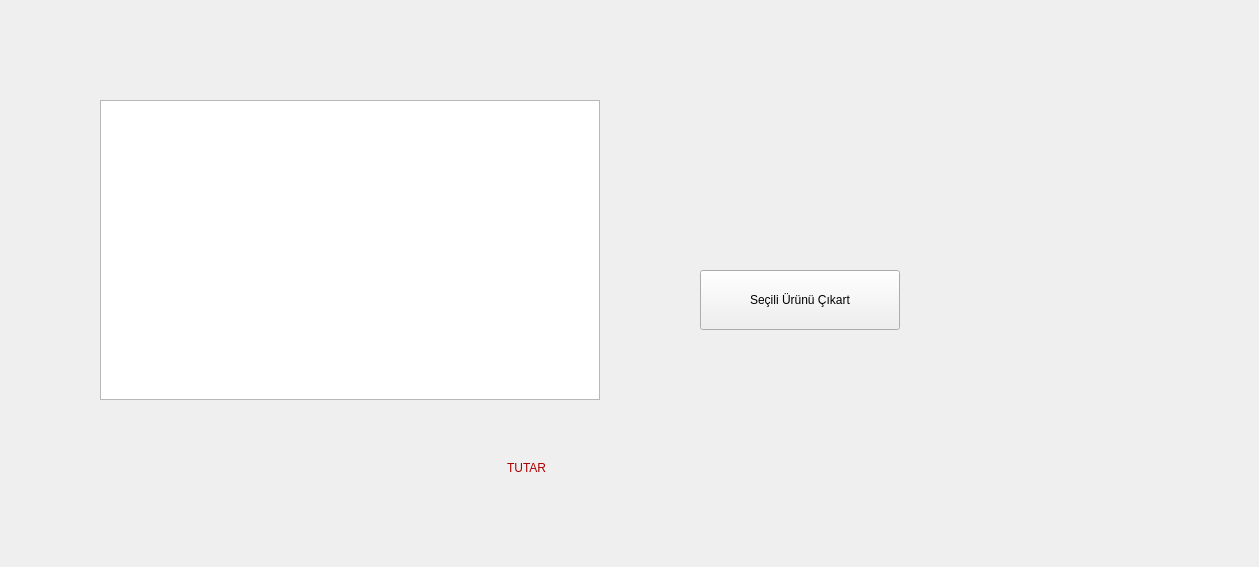
<?xml version="1.0" encoding="UTF-8"?>
<ui version="4.0">
 <class>Form</class>
 <widget class="QWidget" name="Form">
  <property name="geometry">
   <rect>
    <x>0</x>
    <y>0</y>
    <width>1259</width>
    <height>567</height>
   </rect>
  </property>
  <property name="windowTitle">
   <string>Form</string>
  </property>
  <widget class="QTableView" name="tableView2">
   <property name="geometry">
    <rect>
     <x>100</x>
     <y>100</y>
     <width>500</width>
     <height>300</height>
    </rect>
   </property>
  </widget>
  <widget class="QPushButton" name="dele">
   <property name="geometry">
    <rect>
     <x>700</x>
     <y>270</y>
     <width>200</width>
     <height>60</height>
    </rect>
   </property>
   <property name="text">
    <string>Seçili Ürünü Çıkart</string>
   </property>
  </widget>
  <widget class="QLabel" name="price_info">
   <property name="geometry">
    <rect>
     <x>450</x>
     <y>450</y>
     <width>150</width>
     <height>35</height>
    </rect>
   </property>
   <property name="styleSheet">
    <string notr="true">font: 30pt &quot;MS Shell Dlg 2&quot;;
color:rgb(170, 0, 0) ;</string>
   </property>
   <property name="text">
    <string> TUTAR</string>
   </property>
   <property name="alignment">
    <set>Qt::AlignCenter</set>
   </property>
  </widget>
  <widget class="QLabel" name="price">
   <property name="geometry">
    <rect>
     <x>660</x>
     <y>450</y>
     <width>150</width>
     <height>35</height>
    </rect>
   </property>
   <property name="styleSheet">
    <string notr="true">font: 30pt &quot;MS Shell Dlg 2&quot;;
color:rgb(170, 0, 0) ;</string>
   </property>
   <property name="text">
    <string/>
   </property>
   <property name="alignment">
    <set>Qt::AlignCenter</set>
   </property>
  </widget>
 </widget>
 <resources/>
 <connections/>
</ui>
